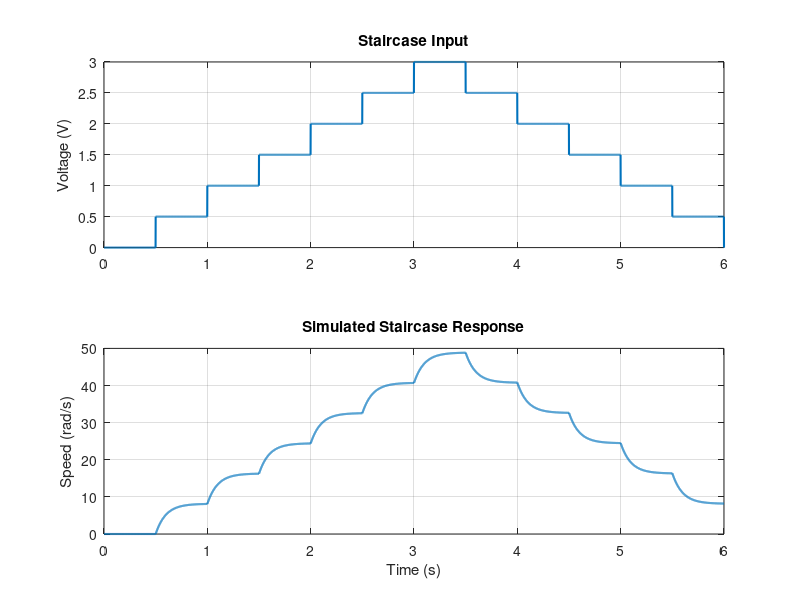

The MATLAB source for this figure:

%% Generate staircase.mat for QUBE-Servo 3

clc;
clear;
close all;

% Time vector
dt = 0.001;
t = (0:dt:6)';

% Staircase voltage input
levels = [0 0.5 1 1.5 2 2.5 3 ...
          2.5 2 1.5 1 0.5 0];

u = zeros(size(t));

for k = 1:length(levels)

    idx = t >= (k-1)*0.5 & t < k*0.5;

    u(idx) = levels(k);

end

% Identified QUBE parameters
K = 16.294;
tau = 0.0983;

% Simulate angular velocity
w_meas = zeros(size(t));

for k = 1:length(t)-1

    a = exp(-dt/tau);

    w_meas(k+1) = a*w_meas(k) ...
        + K*(1-a)*u(k);

end

% Save MATLAB data file
save('staircase.mat','t','u','w_meas');

% Plot staircase response
figure;

subplot(2,1,1);
plot(t,u,'LineWidth',1.5);
grid on;
ylabel('Voltage (V)');
title('Staircase Input');

subplot(2,1,2);
plot(t,w_meas,'LineWidth',1.5);
grid on;
xlabel('Time (s)');
ylabel('Speed (rad/s)');
title('Simulated Staircase Response');

fprintf('staircase.mat generated successfully!\n');
